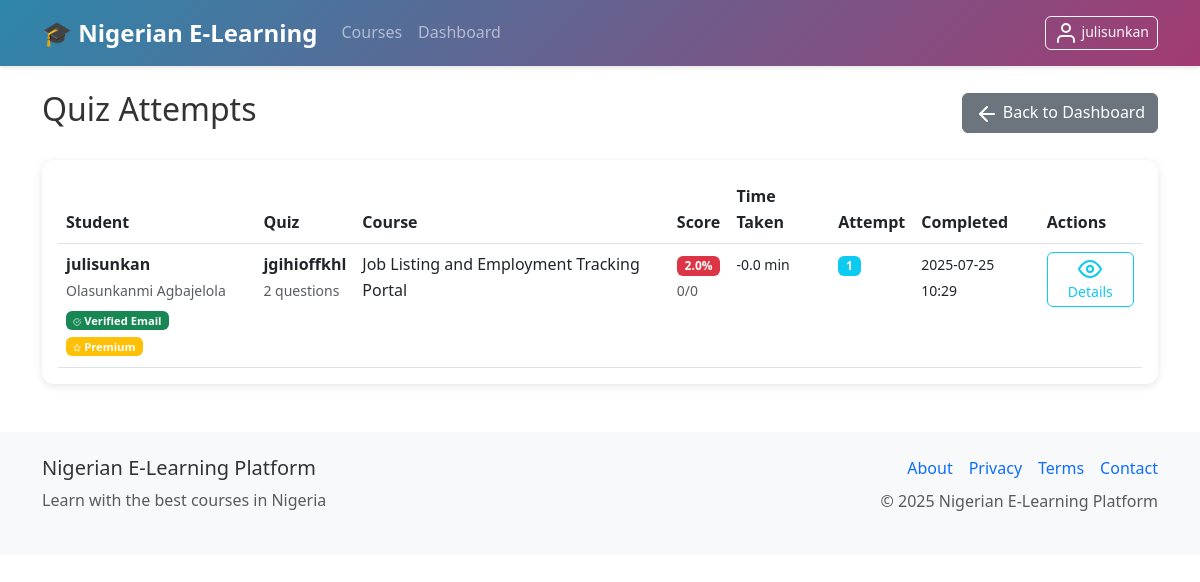
The app's page /instructor/quiz-attempts (signed in) with its own data.
### models.py (models this page shows, shortened)
class User(UserMixin, db.Model):
    id = db.Column(db.Integer, primary_key=True)
    username = db.Column(db.String(80), unique=True, nullable=False)
    email = db.Column(db.String(120), unique=True, nullable=False)
    password_hash = db.Column(db.String(256), nullable=False)
    role = db.Column(db.String(20), nullable=False, default='student')  # admin, instructor, tutor, student
    first_name = db.Column(db.String(50))
    last_name = db.Column(db.String(50))
    active = db.Column(db.Boolean, default=True)
    banned = db.Column(db.Boolean, default=False)
    ban_reason = db.Column(db.Text)
    email_verified = db.Column(db.Boolean, default=False)
    verification_token = db.Column(db.String(100))
    password_reset_token = db.Column(db.String(100))
    password_reset_expires = db.Column(db.DateTime)
    email_verification_token = db.Column(db.String(100))
    email_verification_expires = db.Column(db.DateTime)
    premium_user = db.Column(db.Boolean, default=False)
    instructor_verified = db.Column(db.Boolean, default=False)
    badge_level = db.Column(db.String(20), default='basic')  # basic, bronze, silver, gold, premium
    wallet_balance = db.Column(db.Float, default=0.0)
    created_at = db.Column(db.DateTime, default=datetime.utcnow)
    last_login = db.Column(db.DateTime)
    courses_created = db.relationship('Course', foreign_keys='Course.instructor_id', backref='instructor', lazy='dynamic')
    enrollments = db.relationship('Enrollment', backref='student', lazy='dynamic')
    payments = db.relationship('Payment', backref='user', lazy='dynamic')
    wallet_transactions = db.relationship('WalletTransaction', backref='user', lazy='dynamic')
    quiz_attempts = db.relationship('QuizAttempt', backref='user', lazy='dynamic')
    assignment_submissions = db.relationship('AssignmentSubmission', backref='user', lazy='dynamic')
    course_credits = db.relationship('CourseCredit', backref='student_credit', lazy='dynamic')
    withdrawal_requests = db.relationship('WithdrawalRequest', foreign_keys='WithdrawalRequest.tutor_id', backref='tutor', lazy='dynamic')
    @property
    def is_authenticated(self):
        return True
    def get_verification_badges(self):
        badges = []
        if self.email_verified:
            badges.append({'name': 'Verified Email', 'color': 'success', 'icon': 'check-circle'})
        if self.instructor_verified and self.role in ['instructor', 'tutor']:
            badge_name = 'Verified Instructor' if self.role == 'instructor' else 'Verified Tutor'
            badges.append({'name': badge_name, 'color': 'primary', 'icon': 'book'})
        if self.premium_user:
            badges.append({'name': 'Premium', 'color': 'warning', 'icon': 'star'})
        return badges

class QuizAttempt(db.Model):
    id = db.Column(db.Integer, primary_key=True)
    user_id = db.Column(db.Integer, db.ForeignKey('user.id'), nullable=False)
    quiz_id = db.Column(db.Integer, db.ForeignKey('quiz.id'), nullable=False)
    score = db.Column(db.Float, default=0.0)
    total_points = db.Column(db.Integer, default=0)
    answers = db.Column(db.Text)  # JSON string of answers
    attempt_number = db.Column(db.Integer, default=1)
    correct_answers = db.Column(db.Integer, default=0)
    total_questions = db.Column(db.Integer, default=0)
    started_at = db.Column(db.DateTime, default=datetime.utcnow)
    completed_at = db.Column(db.DateTime)
    attempt_number = db.Column(db.Integer, default=1)
    correct_answers = db.Column(db.Integer, default=0)
    total_questions = db.Column(db.Integer, default=0)

class Quiz(db.Model):
    id = db.Column(db.Integer, primary_key=True)
    title = db.Column(db.String(200), nullable=False)
    description = db.Column(db.Text)
    course_id = db.Column(db.Integer, db.ForeignKey('course.id'), nullable=False)
    time_limit = db.Column(db.Integer, default=30)  # minutes
    max_attempts = db.Column(db.Integer, default=3)
    is_active = db.Column(db.Boolean, default=True)
    max_credits = db.Column(db.Integer, default=10)  # Maximum credits for this quiz
    pass_threshold = db.Column(db.Float, default=70.0)  # Minimum percentage to earn credits
    created_at = db.Column(db.DateTime, default=datetime.utcnow)
    questions = db.relationship('QuizQuestion', backref='quiz', lazy='dynamic', cascade='all, delete-orphan')
    attempts = db.relationship('QuizAttempt', backref='quiz', lazy='dynamic', cascade='all, delete-orphan')

class Course(db.Model):
    id = db.Column(db.Integer, primary_key=True)
    title = db.Column(db.String(200), nullable=False)
    description = db.Column(db.Text)
    category = db.Column(db.String(100), default='General')  # Added missing category field
    price = db.Column(db.Float, nullable=False, default=0.0)
    instructor_id = db.Column(db.Integer, db.ForeignKey('user.id'), nullable=False)
    is_active = db.Column(db.Boolean, default=True)
    approval_status = db.Column(db.String(20), default='pending')  # pending, approved, rejected
    approved_by = db.Column(db.Integer, db.ForeignKey('user.id'))  # admin who approved
    approved_at = db.Column(db.DateTime)
    rejection_reason = db.Column(db.Text)
    min_credits_for_certificate = db.Column(db.Integer, default=70)  # Minimum credits needed for certificate
    total_available_credits = db.Column(db.Integer, default=100)     # Total credits available in course
    created_at = db.Column(db.DateTime, default=datetime.utcnow)
    updated_at = db.Column(db.DateTime, default=datetime.utcnow, onupdate=datetime.utcnow)
    lessons = db.relationship('Lesson', backref='course', lazy='dynamic', cascade='all, delete-orphan')
    enrollments = db.relationship('Enrollment', backref='course', lazy='dynamic', cascade='all, delete-orphan')
    quizzes = db.relationship('Quiz', backref='course', lazy='dynamic', cascade='all, delete-orphan')
    assignments = db.relationship('Assignment', backref='course', lazy='dynamic', cascade='all, delete-orphan')
    course_credits = db.relationship('CourseCredit', backref='course', lazy='dynamic', cascade='all, delete-orphan')
    course_vouchers = db.relationship('Voucher', foreign_keys='Voucher.course_id', backref='course', lazy='dynamic', cascade='all, delete-orphan')

### routes.py (the view)
@app.route('/instructor/quiz-attempts')
@login_required
@instructor_required
def instructor_quiz_attempts():
    quiz_attempts = QuizAttempt.query.join(Quiz).join(Course).filter(
        Course.instructor_id == current_user.id
    ).order_by(QuizAttempt.completed_at.desc()).all()
    return render_template('instructor/quiz_attempts.html', quiz_attempts=quiz_attempts)

### app.py (called while the page is built)
@login_manager.user_loader
def load_user(user_id):
    from models import User
    return User.query.get(int(user_id))

### routes.py (called while the page is built)
@app.context_processor
def inject_settings():
    settings = SystemSettings.query.first()
    return dict(settings=settings)

### utils.py (called while the page is built)
def instructor_required(f):
    @wraps(f)
    def decorated_function(*args, **kwargs):
        if not current_user.is_authenticated or current_user.role not in ['admin', 'instructor', 'tutor']:
            flash('Instructor access required', 'danger')
            return redirect(url_for('dashboard'))
        return f(*args, **kwargs)
    return decorated_function

### templates/instructor/quiz_attempts.html (shortened to what this page needs)
{% extends "base.html" %}
{% block content %}
<div class="d-flex justify-content-between align-items-center mb-4">
    <h2>Quiz Attempts</h2>
    <a href="{{ url_for('dashboard') }}" class="btn btn-secondary">
        <i data-feather="arrow-left" class="me-1"></i>Back to Dashboard
    </a>
</div>
{% if quiz_attempts %}
<div class="card">
    <div class="card-body">
        <div class="table-responsive">
            <table class="table table-hover">
                <thead>
                    <tr>
                        <th>Student</th>
                        <th>Quiz</th>
                        <th>Course</th>
                        <th>Score</th>
                        <th>Time Taken</th>
                        <th>Attempt</th>
                        <th>Completed</th>
                        <th>Actions</th>
                    </tr>
                </thead>
                <tbody>
                    {% for attempt in quiz_attempts %}
                    <tr>
                        <td>
                            <strong>{{ attempt.user.username }}</strong>
                            {% if attempt.user.first_name or attempt.user.last_name %}
                            <br><small class="text-muted">{{ attempt.user.first_name }} {{ attempt.user.last_name }}</small>
                            {% endif %}
                            <div class="mt-1">
                                {% for badge in attempt.user.get_verification_badges() %}
                                <span class="badge bg-{{ badge.color }} me-1" style="font-size: 0.7em;">
                                    <i data-feather="{{ badge.icon }}" style="width: 8px; height: 8px;"></i>
                                    {{ badge.name }}
                                </span>
                                {% endfor %}
                            </div>
                        </td>
                        <td>
                            <strong>{{ attempt.quiz.title }}</strong>
                            <br><small class="text-muted">{{ attempt.quiz.questions.count() }} questions</small>
                        </td>
                        <td>{{ attempt.quiz.course.title }}</td>
                        <td>
                            {% if attempt.score is not none %}
                            <span class="badge bg-{% if attempt.score >= 70 %}success{% elif attempt.score >= 50 %}warning{% else %}danger{% endif %}">
                                {{ attempt.score }}%
                            </span>
                            <br><small class="text-muted">{{ attempt.correct_answers }}/{{ attempt.total_questions }}</small>
                            {% else %}
                            <span class="badge bg-secondary">Incomplete</span>
                            {% endif %}
                        </td>
                        <td>
                            {% if attempt.completed_at and attempt.started_at %}
                            {% set duration = (attempt.completed_at - attempt.started_at).total_seconds() / 60 %}
                            <small>{{ "%.1f"|format(duration) }} min</small>
                            {% else %}
                            <small class="text-muted">-</small>
                            {% endif %}
                        </td>
                        <td>
                            <span class="badge bg-info">{{ attempt.attempt_number }}</span>
                        </td>
                        <td>
                            {% if attempt.completed_at %}
                            <small>{{ attempt.completed_at.strftime('%Y-%m-%d %H:%M') }}</small>
                            {% else %}
                            <span class="badge bg-warning">In Progress</span>
                            {% endif %}
                        </td>
                        <td>
                            {% if attempt.completed_at %}
                            <button type="button" class="btn btn-sm btn-outline-info"
                                    data-bs-toggle="modal" data-bs-target="#detailModal"
                                    data-attempt-id="{{ attempt.id }}"
                                    data-student-name="{{ attempt.user.username }}"
                                    data-quiz-title="{{ attempt.quiz.title }}"
                                    data-score="{{ attempt.score or 'N/A' }}"
                                    data-correct="{{ attempt.correct_answers }}"
                                    data-total="{{ attempt.total_questions }}"
                                    data-time-taken="{{ "%.1f"|format((attempt.completed_at - attempt.started_at).total_seconds() / 60) if attempt.completed_at and attempt.started_at else 'N/A' }}">
                                <i data-feather="eye"></i> Details
                            </button>
                            {% else %}
                            <span class="text-muted">-</span>
                            {% endif %}
                        </td>
                    </tr>
                    {% endfor %}
                </tbody>
            </table>
        </div>
    </div>
</div>
{% else %}
<div class="text-center py-5">
    <i data-feather="help-circle" class="text-muted mb-3" style="width: 64px; height: 64px;"></i>
    <h4 class="text-muted">No Quiz Attempts Yet</h4>
    <p class="text-muted">Quiz attempts from your courses will appear here.</p>
</div>
{% endif %}
{% endblock %}

### templates/base.html (shortened to what this page needs)
<!DOCTYPE html>
<html lang="en">
<head>
    {% set critical_css = get_critical_css() %}
    <link rel="preload" href="https://cdn.jsdelivr.net/npm/bootstrap@5.3.0/dist/css/bootstrap.min.css" as="style" onload="this.onload=null;this.rel='stylesheet'">
    <link rel="preload" href="{{ url_for('static', filename='css/style.css') }}" as="style" onload="this.onload=null;this.rel='stylesheet'">
</head>
<body>
    <nav class="navbar navbar-expand-lg navbar-dark bg-primary">
        <div class="container">
            <a class="navbar-brand" href="{{ url_for('index') }}">
                <strong>🎓 Nigerian E-Learning</strong>
            </a>
            <div class="collapse navbar-collapse" id="navbarNav">
                <ul class="navbar-nav me-auto">
                    <li class="nav-item">
                        <a class="nav-link" href="{{ url_for('courses') }}">Courses</a>
                    </li>
                    {% if current_user.is_authenticated %}
                    <li class="nav-item">
                        <a class="nav-link" href="{{ url_for('dashboard') }}">Dashboard</a>
                    </li>
                    {% endif %}
                </ul>
                <ul class="navbar-nav">
                    {% if current_user.is_authenticated %}
                    <li class="nav-item">
                        <button class="btn btn-outline-light btn-sm" type="button" data-bs-toggle="offcanvas" data-bs-target="#profileOffcanvas" aria-controls="profileOffcanvas">
                            <i data-feather="user"></i> {{ current_user.username }}
                        </button>
                    </li>
                    {% endif %}
                </ul>
            </div>
        </div>
    </nav>
    <main class="container my-4">
        {% block content %}{% endblock %}
    </main>
    <footer class="bg-light mt-5 py-4">
        <div class="container">
            <div class="row">
                <div class="col-md-6">
                    <h5>Nigerian E-Learning Platform</h5>
                    <p class="text-muted">Learn with the best courses in Nigeria</p>
                </div>
                <div class="col-md-6 text-md-end">
                    <div class="d-flex justify-content-md-end justify-content-center gap-3 mb-2">
                        <a href="#" class="text-decoration-none">About</a>
                        <a href="#" class="text-decoration-none">Privacy</a>
                        <a href="#" class="text-decoration-none">Terms</a>
                        <a href="#" class="text-decoration-none">Contact</a>
                    </div>
                    <p class="text-muted">© 2025 Nigerian E-Learning Platform</p>
                </div>
            </div>
        </div>
    </footer>
</body>
</html>

### static/css/style.css (style rules this page uses)
:root { --primary-color: #0d6efd; --success-color: #198754; --warning-color: #ffc107; --danger-color: #dc3545; --naira-color: #00b04f; --dark-color: #212529; --light-color: #f8f9fa; }
body { font-family: 'Segoe UI', Tahoma, Geneva, Verdana, sans-serif; line-height: 1.6; color: #333; }
.navbar-brand { font-weight: 700; font-size: 1.5rem; }
.navbar-nav .nav-link { font-weight: 500; transition: color 0.3s ease; }
.card { border: none; box-shadow: 0 0.125rem 0.25rem rgba(0, 0, 0, 0.075); transition: box-shadow 0.15s ease-in-out; }
.btn { border-radius: 0.375rem; font-weight: 500; transition: all 0.3s ease; }
.badge { font-size: 0.75rem; font-weight: 600; }
.table { margin-bottom: 0; }
.table th { border-top: none; font-weight: 600; color: var(--dark-color); }
footer { margin-top: auto; }

### templates/base.html (style rules this page uses)
:root { --vh: 1vh; }
.nav-link, .dropdown-item { padding: 12px 16px; }
.card { border-radius: 12px; box-shadow: 0 2px 8px rgba(0,0,0,0.1); }

### records on screen
User: username "julisunkan"
QuizAttempt: user.username "julisunkan", user.first_name "Olasunkanmi", user.last_name "Agbajelola", name "Verified Email" "Premium", quiz "jgihioffkhl", quiz.questions.count "2", quiz.course "Job Listing and Employment Tracking Portal", score "2.0", correct_answers "0", total_questions "0", duration "-0.0", attempt_number "1", completed_at "2025-07-25 10:29"
